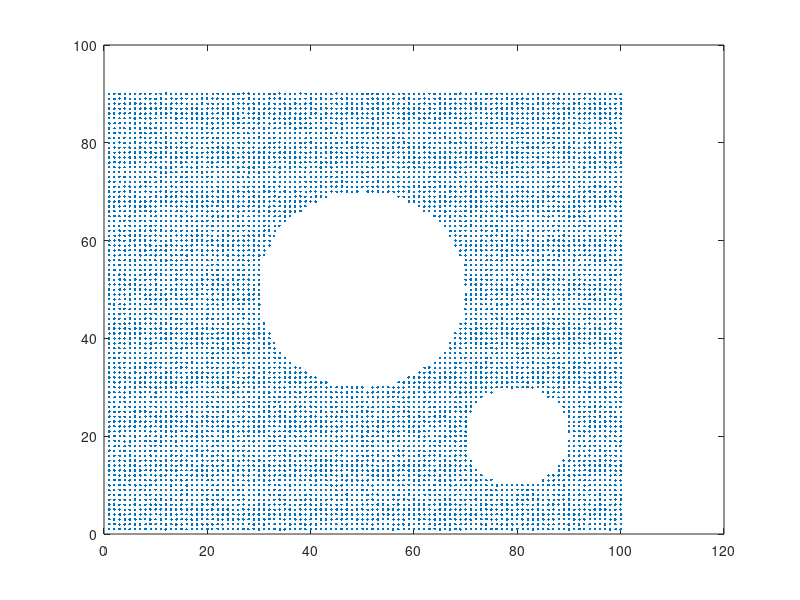

This chart was generated by the following MATLAB code: (Note: this script raises an error after producing the figure.)
%%-------------------------------------------------------------------------
%% Example 1
% Alice ran a cfd-simulation around two cylinders and gave Bob a *.csv file 
% with the points coordinates and the airflow speed at each point. Bob 
% wants to calculate the particle acceleration at each point and therefore 
% needs to mesh the points set. Simply calculating a delaunay triangulation 
% won't work because points on the upper and lower part of the cylinder 
% would be connected, which physically does't make any sense. Furthermore, 
% Bob needs to determine which points are on the surface of each cylinder.
%
% Run the following sections to see the raw data, run the program and see
% the results.
%% Create Alice's data
[X, Y] = meshgrid(1:100,1:90);
X = X(:)+2*(0.5-rand(9000,1))/20;
Y = Y(:)+2*(0.5-rand(9000,1))/20;
MAT = 9000;
x0 = 50;
y0 = 50;
r0 = 20;
c = zeros(MAT,1);
for i = 1:MAT
    if ((X(i)-x0)^2+(Y(i)-y0)^2)<r0^2
        X(i) = 0;
        Y(i) = 0;
        c(i) = 1;
    end
end
x1 = 80;
y1 = 20;
r1 = 10;
for i = 1:MAT
    if ((X(i)-x1)^2+(Y(i)-y1)^2)<r1^2
        X(i) = 0;
        Y(i) = 0;
        c(i) = 1;
    end
end
X(find(c)) = [];
Y(find(c)) = [];
T = delaunay(X,Y);
plot(X,Y,'.')

%% Bob runs findTheHoles
% The resulting mesh is saved in 'mesh'.
% The indices of each knot at the cylinder i are saved in cylinders{i}
[mesh, cylinders] = findTheHoles([X Y]);

%% Plot results
% Triangulation
figure();
triplot(mesh.ConnectivityList,mesh.Points(:,1),mesh.Points(:,2));

% Automatically recognized cylinders
figure();
hold on;
for i = 1:length(cylinders)
    lX = X(cylinders{i});
    lY = Y(cylinders{i});
    plot([lX; lX(1)],[lY; lY(1)]);
end
clear lX lY i

%% Manual update
% Bob doesn't like some of the calculated values and runs findTheHoles
% again in manual mode.
[mesh2, cylinders2] = findTheHoles([X Y],1.5,1);